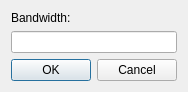
<?xml version="1.0" encoding="UTF-8"?>
<ui version="4.0">
 <class>EdgeDialog</class>
 <widget class="QDialog" name="EdgeDialog">
  <property name="geometry">
   <rect>
    <x>0</x>
    <y>0</y>
    <width>182</width>
    <height>92</height>
   </rect>
  </property>
  <property name="windowTitle">
   <string>Edit Edge</string>
  </property>
  <property name="styleSheet">
   <string notr="true">QWidget, QMenuBar::item {
	background-color: qlineargradient(x1: 0, y1: 0, x2: 0, y2: 1,
                                      stop: 0 #c5d8ef, stop: 1 #89a5c3);
}

QLabel, QSlider {
	background-color: transparent;
}a</string>
  </property>
  <property name="locale">
   <locale language="English" country="UnitedStates"/>
  </property>
  <layout class="QVBoxLayout" name="verticalLayout_2">
   <item>
    <layout class="QVBoxLayout" name="verticalLayout">
     <property name="sizeConstraint">
      <enum>QLayout::SetNoConstraint</enum>
     </property>
     <item>
      <widget class="QLabel" name="capacitylabel">
       <property name="sizePolicy">
        <sizepolicy hsizetype="Preferred" vsizetype="Fixed">
         <horstretch>0</horstretch>
         <verstretch>0</verstretch>
        </sizepolicy>
       </property>
       <property name="text">
        <string>Bandwidth:</string>
       </property>
      </widget>
     </item>
     <item>
      <layout class="QHBoxLayout" name="horizontalLayout_3">
       <item>
        <widget class="QLineEdit" name="capacity">
         <property name="enabled">
          <bool>true</bool>
         </property>
         <property name="readOnly">
          <bool>false</bool>
         </property>
        </widget>
       </item>
      </layout>
     </item>
     <item>
      <layout class="QHBoxLayout" name="horizontalLayout">
       <item>
        <widget class="QPushButton" name="OK">
         <property name="text">
          <string>OK</string>
         </property>
        </widget>
       </item>
       <item>
        <widget class="QPushButton" name="Cancel">
         <property name="text">
          <string>Cancel</string>
         </property>
        </widget>
       </item>
      </layout>
     </item>
    </layout>
   </item>
  </layout>
 </widget>
 <resources/>
 <connections>
  <connection>
   <sender>OK</sender>
   <signal>clicked()</signal>
   <receiver>EdgeDialog</receiver>
   <slot>accept()</slot>
   <hints>
    <hint type="sourcelabel">
     <x>102</x>
     <y>240</y>
    </hint>
    <hint type="destinationlabel">
     <x>199</x>
     <y>149</y>
    </hint>
   </hints>
  </connection>
  <connection>
   <sender>Cancel</sender>
   <signal>clicked()</signal>
   <receiver>EdgeDialog</receiver>
   <slot>reject()</slot>
   <hints>
    <hint type="sourcelabel">
     <x>288</x>
     <y>240</y>
    </hint>
    <hint type="destinationlabel">
     <x>199</x>
     <y>149</y>
    </hint>
   </hints>
  </connection>
 </connections>
 <slots>
  <slot>LoadSystem()</slot>
  <slot>LoadConfig()</slot>
 </slots>
</ui>
